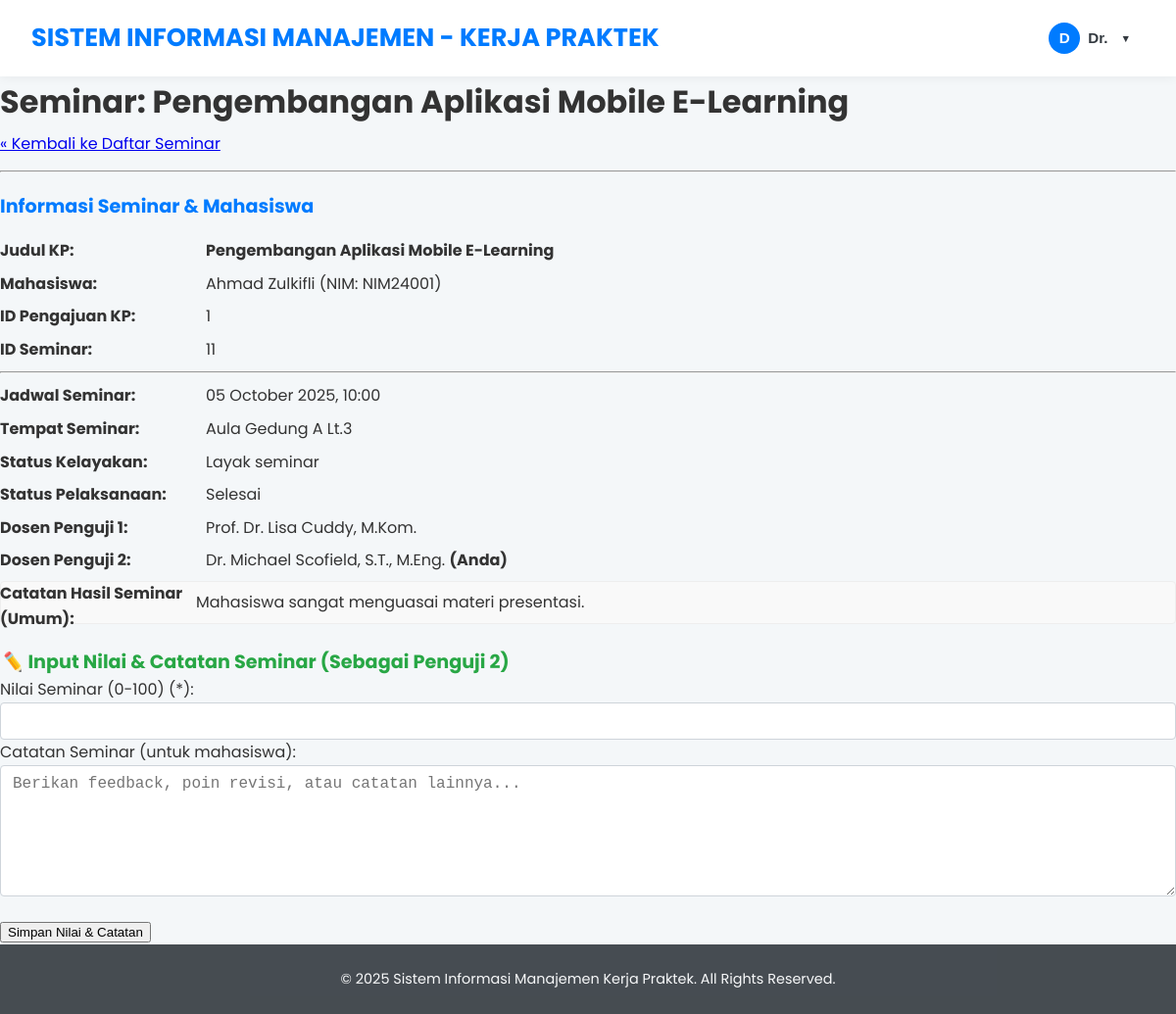
Screenshot of /dosen/seminar_kelola_detail.php?id_seminar=11&id_pengajuan=1 (signed in) with the database file from the repository.
### tables this page shows
CREATE TABLE `seminar_kp` (
  `id_seminar` int NOT NULL,
  `id_pengajuan` int NOT NULL,
  `tanggal_pengajuan_seminar` date DEFAULT NULL,
  `status_kelayakan_seminar` enum('pending_verifikasi','layak_seminar','belum_layak') DEFAULT 'pending_verifikasi',
  `catatan_kelayakan` text,
  `tanggal_seminar` datetime DEFAULT NULL,
  `tempat_seminar` varchar(100) DEFAULT NULL,
  `nip_dosen_penguji1` varchar(20) DEFAULT NULL,
  `nip_dosen_penguji2` varchar(20) DEFAULT NULL,
  `status_pelaksanaan_seminar` enum('dijadwalkan','selesai','dibatalkan','ditunda') DEFAULT 'dijadwalkan',
  `catatan_hasil_seminar` text,
  `created_at` timestamp NOT NULL DEFAULT CURRENT_TIMESTAMP,
  `updated_at` timestamp NOT NULL DEFAULT CURRENT_TIMESTAMP ON UPDATE CURRENT_TIMESTAMP
);

CREATE TABLE `pengajuan_kp` (
  `id_pengajuan` int NOT NULL,
  `nim` varchar(15) NOT NULL,
  `id_perusahaan` int DEFAULT NULL,
  `judul_kp` varchar(255) DEFAULT NULL,
  `deskripsi_kp` text,
  `tanggal_pengajuan` date NOT NULL,
  `tanggal_mulai_rencana` date DEFAULT NULL,
  `tanggal_selesai_rencana` date DEFAULT NULL,
  `status_pengajuan` enum('draft','diajukan_mahasiswa','diverifikasi_dospem','disetujui_dospem','ditolak_dospem','menunggu_konfirmasi_perusahaan','diterima_perusahaan','ditolak_perusahaan','penentuan_dospem_kp','kp_berjalan','selesai_pelaksanaan','laporan_disetujui','selesai_dinilai','dibatalkan') DEFAULT 'draft',
  `nip_dosen_pembimbing_kp` varchar(20) DEFAULT NULL,
  `catatan_admin` text,
  `catatan_dosen` text,
  `surat_pengantar_path` varchar(255) DEFAULT NULL,
  `surat_balasan_perusahaan_path` varchar(255) DEFAULT NULL,
  `created_at` timestamp NOT NULL DEFAULT CURRENT_TIMESTAMP,
  `updated_at` timestamp NOT NULL DEFAULT CURRENT_TIMESTAMP ON UPDATE CURRENT_TIMESTAMP
);

CREATE TABLE `mahasiswa` (
  `nim` varchar(15) NOT NULL,
  `password` varchar(100) NOT NULL,
  `nama` varchar(100) NOT NULL,
  `email` varchar(100) NOT NULL,
  `no_hp` varchar(20) DEFAULT NULL,
  `prodi` varchar(50) DEFAULT NULL,
  `angkatan` int DEFAULT NULL,
  `ipk` decimal(3,2) DEFAULT '0.00',
  `sks_lulus` int DEFAULT '0',
  `status_akun` enum('pending_verification','active','suspended') DEFAULT 'pending_verification',
  `created_at` timestamp NOT NULL DEFAULT CURRENT_TIMESTAMP,
  `updated_at` timestamp NOT NULL DEFAULT CURRENT_TIMESTAMP ON UPDATE CURRENT_TIMESTAMP
);

CREATE TABLE `dosen_pembimbing` (
  `nip` varchar(20) NOT NULL,
  `password` varchar(100) NOT NULL,
  `nama_dosen` varchar(100) NOT NULL,
  `email` varchar(100) NOT NULL,
  `status_akun` enum('active','inactive') DEFAULT 'active',
  `created_at` timestamp NOT NULL DEFAULT CURRENT_TIMESTAMP,
  `updated_at` timestamp NOT NULL DEFAULT CURRENT_TIMESTAMP ON UPDATE CURRENT_TIMESTAMP
);

### dosen/seminar_kelola_detail.php (the view, shortened to what this page needs)
<?php
$nip_dosen_login = $_SESSION['user_id'];
$id_seminar_url = null;
$id_pengajuan_url = null;
$seminar_detail = null;
$nilai_kp_entry = null;
$dosen_peran_seminar = null;
$error_message = '';
if (isset($_GET['id_seminar']) && filter_var($_GET['id_seminar'], FILTER_VALIDATE_INT)) {
    $id_seminar_url = (int)$_GET['id_seminar'];
} else {
    $error_message = "ID Seminar tidak valid atau tidak ditemukan dalam URL.";
}
if (isset($_GET['id_pengajuan']) && filter_var($_GET['id_pengajuan'], FILTER_VALIDATE_INT)) {
    $id_pengajuan_url = (int)$_GET['id_pengajuan'];
} else {
    if (empty($error_message)) $error_message = "ID Pengajuan tidak disertakan atau tidak valid dalam URL.";
}
require_once '../config/db_connect.php';
function getSeminarAndNilaiData($conn_db, $seminar_id, $pengajuan_id, $nip_dosen, &$out_error_message, &$out_dosen_peran) {
    $data = ['seminar' => null, 'nilai_kp' => null];
    $sql_seminar = "SELECT
                        sk.id_seminar, sk.id_pengajuan, pk.judul_kp, pk.nim AS nim_mahasiswa_kp,
                        m.nama AS nama_mahasiswa,
                        sk.tanggal_seminar, sk.tempat_seminar,
                        sk.nip_dosen_penguji1, dp1.nama_dosen AS nama_penguji1,
                        sk.nip_dosen_penguji2, dp2.nama_dosen AS nama_penguji2,
                        pk.nip_dosen_pembimbing_kp,
                        sk.status_kelayakan_seminar, sk.status_pelaksanaan_seminar, sk.catatan_hasil_seminar
                    FROM seminar_kp sk
                    JOIN pengajuan_kp pk ON sk.id_pengajuan = pk.id_pengajuan
                    JOIN mahasiswa m ON pk.nim = m.nim
                    LEFT JOIN dosen_pembimbing dp1 ON sk.nip_dosen_penguji1 = dp1.nip
                    LEFT JOIN dosen_pembimbing dp2 ON sk.nip_dosen_penguji2 = dp2.nip
                    WHERE sk.id_seminar = ? AND sk.id_pengajuan = ?
                      AND (pk.nip_dosen_pembimbing_kp = ? OR sk.nip_dosen_penguji1 = ? OR sk.nip_dosen_penguji2 = ?)";
    $stmt_seminar = $conn_db->prepare($sql_seminar);
    if ($stmt_seminar) {
        $stmt_seminar->bind_param("iisss", $seminar_id, $pengajuan_id, $nip_dosen, $nip_dosen, $nip_dosen);
        $stmt_seminar->execute();
        $result_seminar = $stmt_seminar->get_result();
        if ($result_seminar->num_rows === 1) {
            $seminar_data_row = $result_seminar->fetch_assoc();
            $data['seminar'] = $seminar_data_row;
            $sql_nilai = "SELECT id_nilai, nilai_pembimbing_lapangan, catatan_pembimbing_lapangan,
                                 nilai_dosen_pembimbing, catatan_dosen_pembimbing,
                                 nilai_penguji1_seminar, catatan_penguji1_seminar,
                                 nilai_penguji2_seminar, catatan_penguji2_seminar,
                                 nilai_akhir_angka, nilai_akhir_huruf, is_final
                          FROM nilai_kp
                          WHERE id_pengajuan = ?";
            $stmt_nilai = $conn_db->prepare($sql_nilai);
            if ($stmt_nilai) {
                $stmt_nilai->bind_param("i", $pengajuan_id);
                $stmt_nilai->execute();
                $result_nilai = $stmt_nilai->get_result();
            } else {
                $out_error_message .= (empty($out_error_message) ? "" : "<br>") . "Gagal mengambil data nilai seminar yang ada.";
            }
        } else {
            if (empty($out_error_message)) $out_error_message = "Detail seminar tidak ditemukan atau Anda tidak berhak mengaksesnya (ID Seminar: $seminar_id, ID Pengajuan: $pengajuan_id).";
        }
    } else {
        $out_error_message = "Gagal menyiapkan query detail seminar: " . (($conn_db->error) ? htmlspecialchars($conn_db->error) : "DB Error.");
    }
    return $data;
}
$error_message_fetch = '';
if ($id_seminar_url && $id_pengajuan_url && $conn && ($conn instanceof mysqli)) {
    $fetched_data = getSeminarAndNilaiData($conn, $id_seminar_url, $id_pengajuan_url, $nip_dosen_login, $error_message_fetch, $dosen_peran_seminar);
    if ($fetched_data && $fetched_data['seminar']) {
        $seminar_detail = $fetched_data['seminar'];
        $nilai_kp_entry = $fetched_data['nilai_kp'];
    } else {
        if (empty($error_message) && !empty($error_message_fetch)) {
            $error_message = $error_message_fetch;
        } elseif (empty($error_message) && !$fetched_data['seminar']) {
            $error_message = "Data seminar tidak dapat dimuat sepenuhnya.";
        }
    }
} elseif (empty($error_message)) {
    $error_message = "Parameter URL tidak lengkap atau koneksi database bermasalah.";
}
if ($seminar_detail && isset($seminar_detail['judul_kp'])) {
    $page_title = "Seminar: " . htmlspecialchars($seminar_detail['judul_kp']);
}
require_once '../includes/header.php';
?>
<div class="page-layout-wrapper">
    <main class="main-content-area">
        <div class="form-container kelola-seminar-detail">
            <h1><?php echo htmlspecialchars($page_title); ?></h1>
            <a href="/KP/dosen/seminar_jadwal_list.php" class="btn btn-light btn-sm mb-3">&laquo; Kembali ke Daftar Seminar</a>
            <hr>
            <?php if ($seminar_detail): ?>
                <div class="info-section card mb-4">
                    <div class="card-header"><h3>Informasi Seminar & Mahasiswa</h3></div>
                    <div class="card-body">
                        <dl>
                            <dt>Judul KP:</dt><dd><strong><?php echo htmlspecialchars($seminar_detail['judul_kp']); ?></strong></dd>
                            <dt>Mahasiswa:</dt><dd><?php echo htmlspecialchars($seminar_detail['nama_mahasiswa']); ?> (NIM: <?php echo htmlspecialchars($seminar_detail['nim_mahasiswa_kp']); ?>)</dd>
                            <dt>ID Pengajuan KP:</dt><dd><?php echo $seminar_detail['id_pengajuan']; ?></dd>
                            <dt>ID Seminar:</dt><dd><?php echo $seminar_detail['id_seminar']; ?></dd>
                            <hr style="margin:10px 0;">
                            <dt>Jadwal Seminar:</dt>
                            <dd><?php echo $seminar_detail['tanggal_seminar'] ? date("d F Y, H:i", strtotime($seminar_detail['tanggal_seminar'])) : '<em>Belum dijadwalkan</em>'; ?></dd>
                            <dt>Tempat Seminar:</dt><dd><?php echo $seminar_detail['tempat_seminar'] ? htmlspecialchars($seminar_detail['tempat_seminar']) : '<em>-</em>'; ?></dd>
                            <dt>Status Kelayakan:</dt>
                            <dd><span class="status-seminar status-kelayakan-<?php echo strtolower(str_replace('_', '-', $seminar_detail['status_kelayakan_seminar'])); ?>"><?php echo ucfirst(str_replace('_', ' ', htmlspecialchars($seminar_detail['status_kelayakan_seminar']))); ?></span></dd>
                            <dt>Status Pelaksanaan:</dt>
                            <dd><span class="status-seminar status-pelaksanaan-<?php echo strtolower(str_replace('_', '-', $seminar_detail['status_pelaksanaan_seminar'])); ?>"><?php echo ucfirst(str_replace('_', ' ', htmlspecialchars($seminar_detail['status_pelaksanaan_seminar']))); ?></span></dd>
                            <dt>Dosen Penguji 1:</dt><dd><?php echo $seminar_detail['nama_penguji1'] ? htmlspecialchars($seminar_detail['nama_penguji1']) . ($seminar_detail['nip_dosen_penguji1'] == $nip_dosen_login ? ' <strong>(Anda)</strong>' : '') : '<em>-</em>'; ?></dd>
                            <dt>Dosen Penguji 2:</dt><dd><?php echo $seminar_detail['nama_penguji2'] ? htmlspecialchars($seminar_detail['nama_penguji2']) . ($seminar_detail['nip_dosen_penguji2'] == $nip_dosen_login ? ' <strong>(Anda)</strong>' : '') : '<em>-</em>'; ?></dd>
                            <?php if(!empty($seminar_detail['catatan_hasil_seminar'])): ?>
                            <dt>Catatan Hasil Seminar (Umum):</dt>
                            <dd class="catatan"><?php echo nl2br(htmlspecialchars($seminar_detail['catatan_hasil_seminar'])); ?></dd>
                            <?php endif; ?>
                        </dl>
                    </div>
                </div>
                <?php
                $can_input_nilai = false;
                $current_nilai_for_form = '';
                if ($dosen_peran_seminar === 'penguji1') {
                    $can_input_nilai = true;
                    if($nilai_kp_entry && isset($nilai_kp_entry['nilai_penguji1_seminar'])) {
                        $current_nilai_for_form = $nilai_kp_entry['nilai_penguji1_seminar'];
                    }
                    if($nilai_kp_entry && isset($nilai_kp_entry['catatan_penguji1_seminar'])) {
                        $current_catatan_for_form = $nilai_kp_entry['catatan_penguji1_seminar'];
                    }
                } elseif ($dosen_peran_seminar === 'penguji2') {
                    $can_input_nilai = true;
                }
                $seminar_ready_for_grading = $seminar_detail && in_array($seminar_detail['status_pelaksanaan_seminar'], ['dijadwalkan', 'selesai']);
                if ($can_input_nilai && $seminar_ready_for_grading):
                ?>
                <div class="action-form card mb-4">
                    <div class="card-header"><h3><i class="icon-pencil"></i> Input Nilai & Catatan Seminar (Sebagai <?php echo ($dosen_peran_seminar == 'penguji1' ? 'Penguji 1' : 'Penguji 2'); ?>)</h3></div>
                    <div class="card-body">
                        <form action="/KP/dosen/seminar_kelola_detail.php?id_seminar=<?php echo $id_seminar_url; ?>&id_pengajuan=<?php echo $id_pengajuan_url; ?>" method="POST">
                            <div class="form-group">
                                <label for="nilai_seminar">Nilai Seminar (0-100) (*):</label>
                                <input type="number" id="nilai_seminar" name="nilai_seminar" class="form-control"
                                       min="0" max="100" step="0.01"
                                       value="<?php echo htmlspecialchars($current_nilai_for_form ?: (isset($_POST['nilai_seminar']) ? $_POST['nilai_seminar'] : '')); ?>" required>
                            </div>
                            <div class="form-group">
                                <label for="catatan_seminar">Catatan Seminar (untuk mahasiswa):</label>
                                <textarea id="catatan_seminar" name="catatan_seminar" class="form-control" rows="5" placeholder="Berikan feedback, poin revisi, atau catatan lainnya..."></textarea>
                            </div>
                            <div class="form-actions">
                                <button type="submit" name="submit_nilai_seminar" class="btn btn-success">Simpan Nilai & Catatan</button>
                            </div>
                        </form>
                    </div>
                </div>
                <?php elseif ($dosen_peran_seminar === 'pembimbing' && !$can_input_nilai): ?>
                    <div class="message info"><p>Anda adalah Dosen Pembimbing untuk KP ini. Penilaian seminar dilakukan oleh Dosen Penguji yang ditugaskan.</p></div>
                <?php endif; ?>
            <?php elseif(empty($error_message)): ?>
                <div class="message info"><p>Memuat detail seminar...</p></div>
            <?php endif; ?>
        </div>
    </main>
</div>
<?php
require_once '../includes/footer.php';
?>

### includes/header.php (style rules this page uses)
:root { --primary-color: #007BFF; --primary-hover: #0056b3; --secondary-color: #6c757d; --dark-color: #343a40; --light-color: #f8f9fa; --background-color: #f4f7f9; --text-color: #333; --border-color: #dee2e6; --card-shadow: 0 4px 15px rgba(0,0,0,0.06); --border-radius: 12px; }
* { box-sizing: border-box; }
body, h1, h2, h3, h4, h5, h6, p, ul, ol { margin: 0; padding: 0; }
body { font-family: 'Poppins', sans-serif; line-height: 1.6; background-color: var(--background-color); color: var(--text-color); display: flex; flex-direction: column; min-height: 100vh; }

### dosen/seminar_kelola_detail.php (style rules this page uses)
.kelola-seminar-detail h1 { margin-top: 0; margin-bottom: 5px; }
.kelola-seminar-detail hr { margin-top:15px; margin-bottom: 20px; }
.btn.mb-3 { margin-bottom: 1rem !important; }
.icon-pencil::before { content: "✏️ "; }
.info-section.card { margin-bottom: 1.5rem; }
.info-section.card .card-header h3 { font-size: 1.2em; color: #007bff; }
.info-section.card .card-body dl dt { width: 200px; float: left; font-weight: bold; margin-bottom: 0.5rem; }
.info-section.card .card-body dl dd { margin-left: 210px; margin-bottom: 0.5rem; }
.info-section.card .card-body dd.catatan { margin-left:0; background-color: #f9f9f9; padding: 8px; border: 1px solid #eee; border-radius: 4px; white-space: pre-wrap; margin-top: 5px; }
.action-form.card .card-header h3 { font-size: 1.2em; color: #28a745; }
.form-control { width: 100%; padding: .375rem .75rem; font-size: 1rem; line-height: 1.5; color: #495057; background-color: #fff; background-clip: padding-box; border: 1px solid #ced4da; border-radius: .25rem; transition: border-color .15s ease-in-out,box-shadow .15s ease-in-out; }
.form-actions { margin-top: 1rem; }

### rows the page displays
seminar_kp: id_pengajuan.judul_kp "Seminar: Pengembangan Aplikasi Mobile E-Learning", id_pengajuan.judul_kp "Pengembangan Aplikasi Mobile E-Learning", mahasiswa.nama "Ahmad Zulkifli", id_pengajuan.nim "NIM24001", id_pengajuan "1", id_seminar "11", tanggal_seminar "05 October 2025, 10:00", tempat_seminar "Aula Gedung A Lt.3", status_kelayakan_seminar "Layak seminar", status_pelaksanaan_seminar "Selesai", nip_dosen_penguji1.nama_dosen "Prof. Dr. Lisa Cuddy, M.Kom.", nip_dosen_penguji2.nama_dosen "Dr. Michael Scofield, S.T., M.Eng.", catatan_hasil_seminar "Mahasiswa sangat menguasai materi presentasi."

### other values shown
substr($user_nama, 0, 1) "D"
explode(' ', $user_nama)[0] "Dr."
